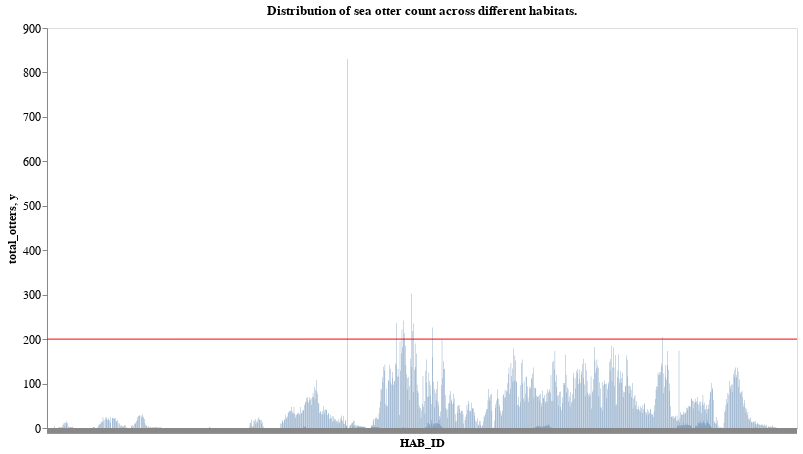

Here is the notebook cell this chart was saved with:
### Code cell
chart_title = 'Distribution of sea otter count across different habitats.'
bar = alt.Chart(otter_groups_habitat).mark_bar().encode(
        x=alt.X('HAB_ID', axis=alt.Axis(labels=False)),
        y='total_otters'
)

rule = alt.Chart(pd.DataFrame({'y': [200]})).mark_rule(color='red').encode(y='y')

(bar + rule).properties(
    width=750,
    height=400,
    title=chart_title.split(':')
).configure_axis(
    grid=False,
    labelFontSize=12,
    titleFontSize=12
).configure_title(
    #fontWeight='normal',
    fontSize=13
)

### Figure 1 — Vega-Lite specification as saved in the notebook (floating-point values rounded to 4 significant figures; data arrays with more than 128 entries replaced by an {"elided": "..."} marker saying what was removed)
{"config": {"view": {"continuousWidth": 400, "continuousHeight": 300}, "axis": {"grid": false, "labelFontSize": 12, "titleFontSize": 12}, "title": {"fontSize": 13}}, "layer": [{"data": {"name": "data-b2103f3240f3959497ee3d6fd06d7dc2"}, "mark": "bar", "encoding": {"x": {"type": "nominal", "axis": {"labels": false}, "field": "HAB_ID"}, "y": {"type": "quantitative", "field": "total_otters"}}}, {"data": {"name": "data-66aa2ae3a4da3dc1e23a1818198a99c7"}, "mark": {"type": "rule", "color": "red"}, "encoding": {"y": {"type": "quantitative", "field": "y"}}}], "height": 400, "title": ["Distribution of sea otter count across different habitats."], "width": 750, "$schema": "https://vega.github.io/schema/vega-lite/v4.8.1.json", "datasets": {"data-b2103f3240f3959497ee3d6fd06d7dc2": {"elided": "2285 records"}, "data-66aa2ae3a4da3dc1e23a1818198a99c7": [{"y": 200}]}}
